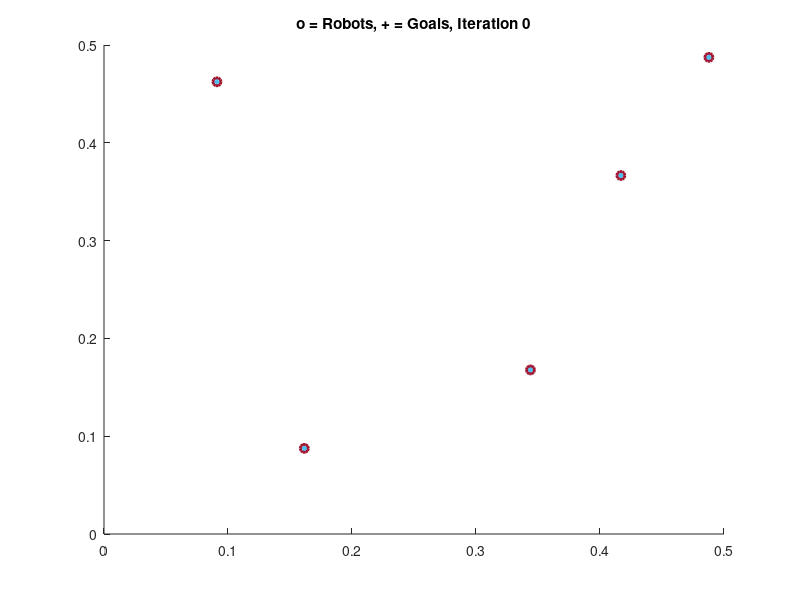
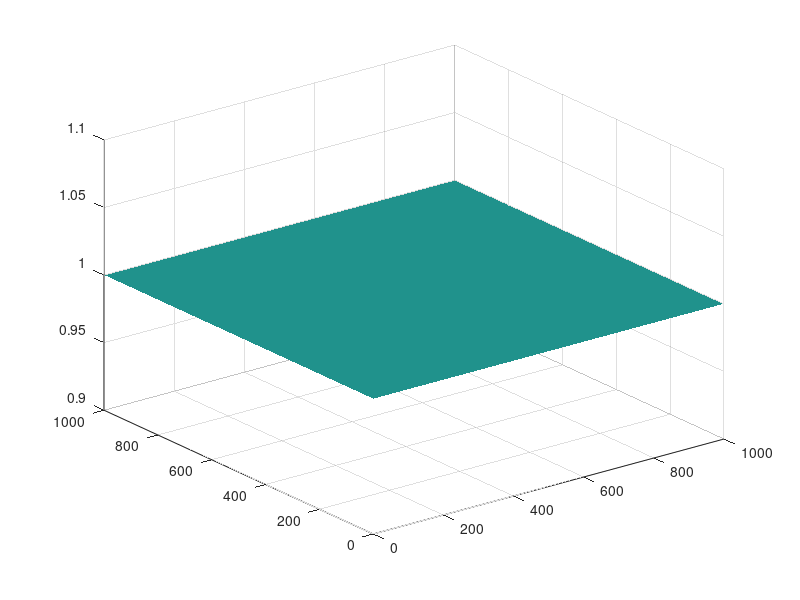

Source code (MATLAB) for these figures, in order: (Note: this script raises an error after producing the figures.)
n=5;
crs = [0,0;0,10;10,10;10,0];
numIterations = 100;
showPlot = true;
r_sen = 2;   %sensor range

Px = 0.5*rand([n,1]);
Py = 0.5*rand([n,1]);

xrange = max(crs(:,1));
yrange = max(crs(:,2));

%Dividing the area into discrete cells and expressing range in terms of the
%map
X1 = max(max(crs))/1000;
r_sen = r_sen/X1;
Z = ones(1000,1000);%Uncertainity Distribution
val2 = Z;
k=1;

%%%%%%%%%%%%%%%%%%%%%%%% VISUALIZATION %%%%%%%%%%%%%%%%%%%%%%%%%%%%%%%%%%%%
if showPlot
    verCellHandle = zeros(n,1);
    cellColors = ones(n,3);
    for i = 1:numel(Px) % color according to
        verCellHandle(i)  = patch(Px(i),Py(i),cellColors(i,:)); % use color i  -- no robot assigned yet
        hold on
    end
    pathHandle = zeros(n,1);
    %numHandle = zeros(n,1);
    for i = 1:numel(Px) % color according to
        pathHandle(i)  = plot(Px(i),Py(i),'-','color',cellColors(i,:)*.8);
        %    numHandle(i) = text(Px(i),Py(i),num2str(i));
    end
    goalHandle = plot(Px,Py,'+','linewidth',2);
    currHandle = plot(Px,Py,'o','linewidth',2);
    titleHandle = title(['o = Robots, + = Goals, Iteration ', num2str(0)]);
end

figure
surf (Z);
set(surf(Z),'LineStyle','none');
%%%%%%%%%%%%%%%%%%%%%%%% END VISUALIZATION %%%%%%%%%%%%%%%%%%%%%%%%%%%%%%%%

%Starting the loop for search
while max(max(Z))>0.1
    figure(1)
    for counter = 1:numIterations
        
        %[v,c]=VoronoiLimit(Px,Py, crs, false);
        [v,c]=VoronoiBounded(Px,Py, crs);
        
        if showPlot
            set(currHandle,'XData',Px,'YData',Py);%plot current position
            for i = 1:numel(Px) % color according to
                xD = [get(pathHandle(i),'XData'),Px(i)];
                yD = [get(pathHandle(i),'YData'),Py(i)];
                set(pathHandle(i),'XData',xD,'YData',yD);%plot path position
                %       set(numHandle(i),'Position',[ Px(i),Py(i)]);
            end
        end
        
        for i = 1:numel(c) %calculate the centroid of each cell
            BW = roipoly(Z,100*v(c{i},1),100*v(c{i},2));
            GI = mat2gray(BW);
            for m=1:1000
                for j=1:1000
                    GI(j,m) = GI(j,m)*val2(j,m);
                end
            end
            s = regionprops(BW, GI, {'WeightedCentroid'});
            cx = s.WeightedCentroid(1,1)/100;
            cy = s.WeightedCentroid(1,2)/100;
            cx = min(xrange,max(0, cx));
            cy = min(yrange,max(0, cy));
            if ~isnan(cx) && inpolygon(cx,cy,crs(:,1),crs(:,2))
                Px(i) = cx;  %don't update if goal is outside the polygon
                Py(i) = cy;
            end
        end
        
        if showPlot
            for i = 1:numel(c) % update Voronoi cells
                set(verCellHandle(i), 'XData',v(c{i},1),'YData',v(c{i},2));
            end
            
            set(titleHandle,'string',['o = Robots, + = Goals, Cycle', num2str(k,'%3d'), ', Iteration', num2str(counter,'%3d')]);
            set(goalHandle,'XData',Px,'YData',Py);%plot goal position
            axis equal
            axis([0,xrange,0,yrange]);
            drawnow
        end
    end
    val = Z;
    for i = 1:n
        BW = roipoly(Z,100*v(c{i},1),100*v(c{i},2));
        GI = mat2gray(BW);
        s = regionprops(BW, GI, {'Centroid','WeightedCentroid'});
        for m=1:1000
            for j=1:1000
                vx = s.WeightedCentroid(1,1);
                vy = s.WeightedCentroid(1,2);
                dist = sqrt(((m+0.5)-vx)^2+((j+0.5)-vy)^2)/100;
                if dist < r_sen
                    val(j,m) = min(val(j,m),(1-0.8708+0.074*dist^2));
                end
            end
        end
    end
    for m=1:1000
        for j=1:1000
            Z(j,m) = Z(j,m)*val(j,m);
            val2(j,m) = 2*Z(j,m)*0.074;
        end
    end
    max_d(k)= max(max(Z));
    average(k) = mean2(Z);
    k=k+1;
    figure(2);
    surf (Z);
    set(surf(Z),'LineStyle','none');
end
